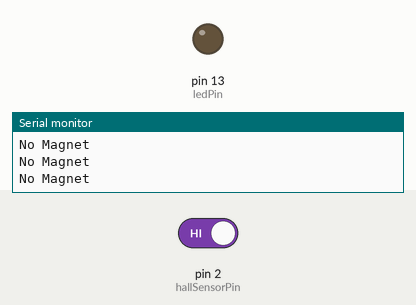
Simulated run of this sketch. Board: Arduino Uno, built with avr-gcc and run on an emulated ATmega328P. On the bench: output pins drawn as LEDs (lit = HIGH), the last lines printed to the serial monitor. The test bench sets the inputs (shaded band); at power-on: pin 2 (hallSensorPin) HIGH.

Above: at 1.2 s.
1.3 s: pin 2 (hallSensorPin) driven LOW
At 2.6 s:
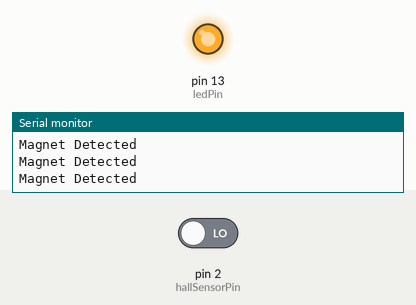
2.9 s: pin 2 (hallSensorPin) driven HIGH
At 3.8 s:
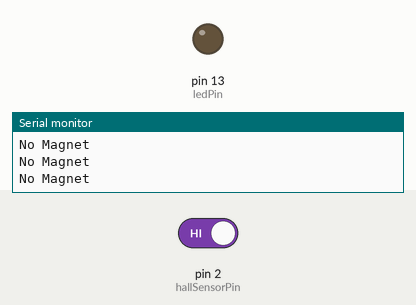
Timing chart, 0 to 5.9 s (numbered marks = the images above; inputs shaded):
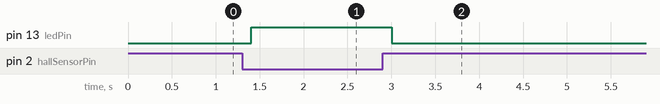

The sketch:

Hall_Effect_Sensor.ino
```cpp
// Project 38: Hall Effect Sensor
// Detects a magnetic field using a Hall Effect sensor.

int hallSensorPin = 2; // Digital output pin
int ledPin = 13;

void setup() {
  Serial.begin(9600);
  pinMode(hallSensorPin, INPUT);
  pinMode(ledPin, OUTPUT);
}

void loop() {
  int magnetState = digitalRead(hallSensorPin);

  if (magnetState == LOW) { // Magnet detected (output goes LOW)
    Serial.println("Magnet Detected");
    digitalWrite(ledPin, HIGH);
  } else {
    Serial.println("No Magnet");
    digitalWrite(ledPin, LOW);
  }
  delay(200);
}
```

Measured:
- after the input at 1.3 s, pin 13 (ledPin): LOW → HIGH after 0.10 s
- after the input at 2.9 s, pin 13 (ledPin): HIGH → LOW after 0.10 s
